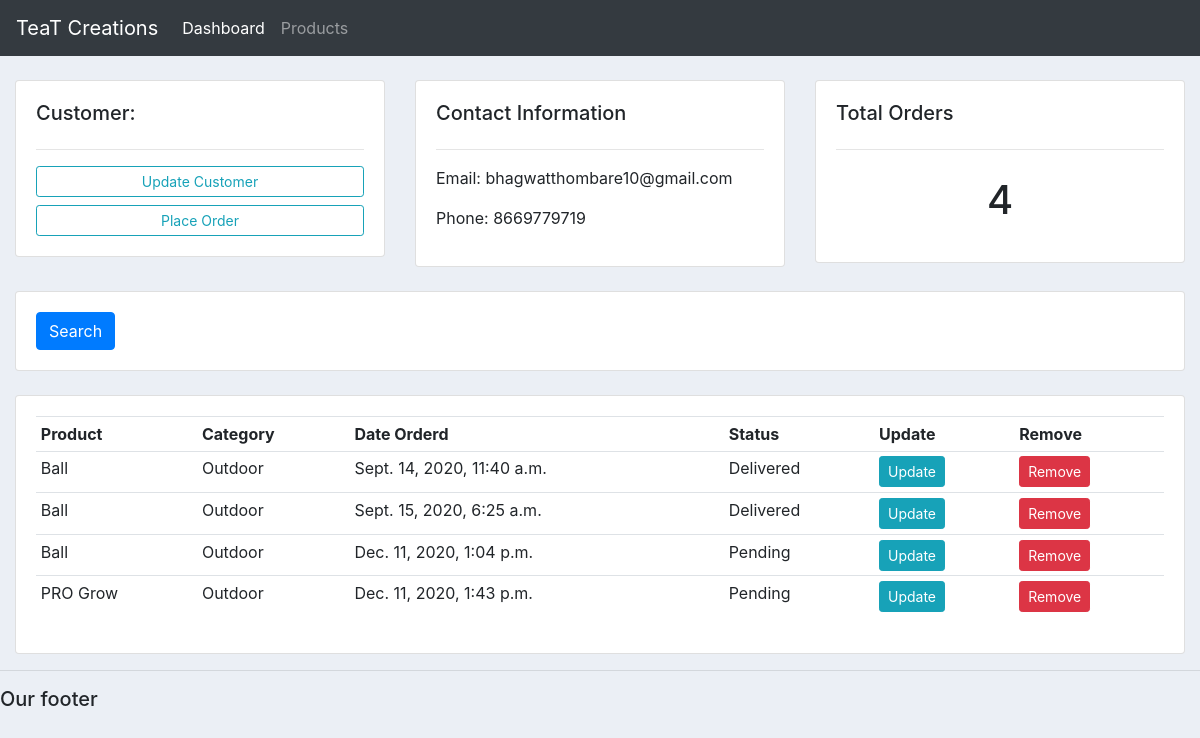
The app's page /customer/1/ with its own data.
### accounts/models.py (models this page shows, shortened)
class Customer(models.Model):
    name = models.CharField(max_length=200, null=True)
    phone = models.CharField(max_length=200, null=True)
    email = models.CharField(max_length=200, null=True)
    date_created = models.DateTimeField(auto_now_add=True)

class Order(models.Model):
    STATUS = (
        ('Pending', 'Pending'),
        ('Out of deliver', 'Out of deliver'),
        ('Delivered', 'Delivered'),
    )
    customer = models.ForeignKey(Customer, null=True, on_delete= models.SET_NULL)
    product = models.ForeignKey(Product, null=True, on_delete= models.SET_NULL)
    date_created = models.DateTimeField(auto_now_add=True)
    status = models.CharField(max_length=200, null=True, choices=STATUS)

class Product(models.Model):
    CATEGORY = (
        ('Indoor', 'Indoor'),
        ('Outdoor', 'Outdoor'),
    )
    name = models.CharField(max_length=200, null=True)
    price = models.FloatField(null=True)
    category = models.CharField(max_length=200, null=True, choices=CATEGORY)
    description = models.CharField(max_length=200, null=True, blank=True)
    date_created = models.DateTimeField(auto_now_add=True)
    tags = models.ManyToManyField(Tag)
    def __str__(self):
        return self.name

### accounts/views.py (the view)
# urls.py: path('customer/<str:pk_test>/', views.customer, name="customer"),
def customer(request, pk_test):
    customer = Customer.objects.get(id=pk_test)
    orders = customer.order_set.all()
    order_count = orders.count()
    context = {'customer':customer, 'orders':orders, 'order_count': order_count}
    return render(request, 'accounts/customer.html', context)

### accounts/templates/accounts/customer.html
{%  extends 'accounts/main.html' %}
{% block content %}
	<br>
<div class="row">
	<div class="col-md">
		<div class="card card-body">
			<h5>Customer:</h5>
			<hr>
			<a class="btn btn-outline-info  btn-sm btn-block" href="">Update Customer</a>
			<a class="btn btn-outline-info  btn-sm btn-block" href="{% url 'create_order' customer.id %}">Place Order</a>
		</div>
	</div>
	<div class="col-md">
		<div class="card card-body">
			<h5>Contact Information</h5>
			<hr>
			<p>Email: {{customer.email}}</p>
			<p>Phone: {{customer.phone}}</p>
		</div>
	</div>
	<div class="col-md">
		<div class="card card-body">
			<h5>Total Orders</h5>
			<hr>
			<h1 style="text-align: center;padding: 10px">{{order_count}}</h1>
		</div>
	</div>
</div>
<br>
<div class="row">
	<div class="col">
		<div class="card card-body">
			<form method="get">
		    <button class="btn btn-primary" type="submit">Search</button>
		  </form>
		</div>
	</div>
</div>
<br>
<div class="row">
	<div class="col-md">
		<div class="card card-body">
			<table class="table table-sm">
				<tr>
					<th>Product</th>
					<th>Category</th>
					<th>Date Orderd</th>
					<th>Status</th>
					<th>Update</th>
					<th>Remove</th>
				</tr>
				{% for order in orders %}
				<tr>
					<td>{{order.product}}</td>
					<td>{{order.product.category}}</td>
					<td>{{order.date_created}}</td>
					<td>{{order.status}}</td>
					<td><a href="{% url 'update_order' order.id %}" class="btn btn-sm btn-info">Update</a></td>
						<td><a href="{% url 'delete_order' order.id %}" class="btn btn-sm btn-danger">Remove</a></td>
				</tr>
				{% endfor %}
			</table>
		</div>
	</div>
</div>
{% endblock %}

### accounts/templates/accounts/main.html (style rules this page uses)
body { background-color: #ebeff5; }

### records on screen
Customer: email "bhagwatthombare10@gmail.com", phone "8669779719"
Order: product "Ball", product.category "Outdoor", date_created "Sept. 14, 2020, 11:40 a.m.", status "Delivered"
Order: product "Ball", product.category "Outdoor", date_created "Sept. 15, 2020, 6:25 a.m.", status "Delivered"
Order: product "Ball", product.category "Outdoor", date_created "Dec. 11, 2020, 1:04 p.m.", status "Pending"
Order: product "PRO Grow", product.category "Outdoor", date_created "Dec. 11, 2020, 1:43 p.m.", status "Pending"

### other values on screen
{{ order_count }} "4"
